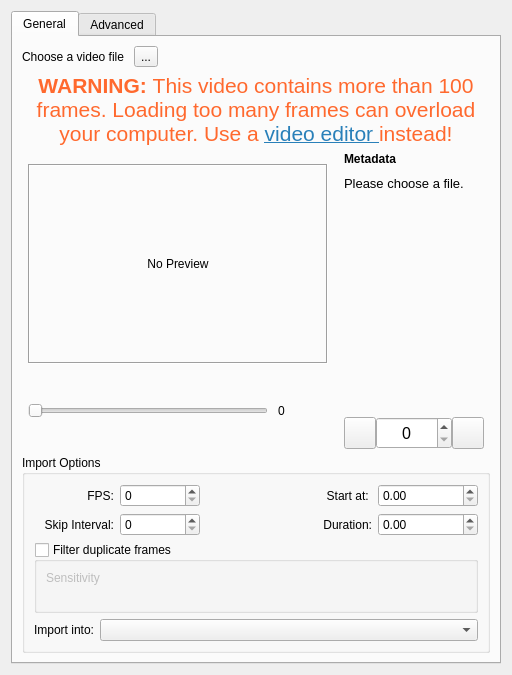
<?xml version="1.0" encoding="UTF-8"?>
<ui version="4.0">
 <author>
    SPDX-FileCopyrightText: none
    SPDX-License-Identifier: GPL-3.0-or-later
 </author>
 <class>VideoImportDialog</class>
 <widget class="QWidget" name="VideoImportDialog">
  <property name="geometry">
   <rect>
    <x>0</x>
    <y>0</y>
    <width>512</width>
    <height>675</height>
   </rect>
  </property>
  <property name="sizePolicy">
   <sizepolicy hsizetype="MinimumExpanding" vsizetype="Minimum">
    <horstretch>0</horstretch>
    <verstretch>0</verstretch>
   </sizepolicy>
  </property>
  <property name="windowTitle">
   <string>Video Animation Import</string>
  </property>
  <layout class="QVBoxLayout" name="verticalLayout_6">
   <item>
    <widget class="QTabWidget" name="tabWidget">
     <property name="currentIndex">
      <number>0</number>
     </property>
     <widget class="QWidget" name="tabGeneral">
      <attribute name="title">
       <string>General</string>
      </attribute>
      <layout class="QGridLayout" name="gridLayout">
       <item row="0" column="0">
        <layout class="QVBoxLayout" name="verticalLayout" stretch="1,0,6,4">
         <item>
          <layout class="QHBoxLayout" name="horizontalLayout_1">
           <property name="spacing">
            <number>10</number>
           </property>
           <item>
            <widget class="QLabel" name="fileLocationLabel">
             <property name="text">
              <string>Choose a video file</string>
             </property>
            </widget>
           </item>
           <item>
            <widget class="QToolButton" name="filePickerButton">
             <property name="text">
              <string>...</string>
             </property>
            </widget>
           </item>
           <item>
            <spacer name="horizontalSpacer">
             <property name="orientation">
              <enum>Qt::Horizontal</enum>
             </property>
             <property name="sizeHint" stdset="0">
              <size>
               <width>40</width>
               <height>20</height>
              </size>
             </property>
            </spacer>
           </item>
          </layout>
         </item>
         <item>
          <widget class="QLabel" name="lblWarning">
           <property name="text">
            <string>&lt;!DOCTYPE HTML PUBLIC &quot;-//W3C//DTD HTML 4.0//EN&quot; &quot;http://www.w3.org/TR/REC-html40/strict.dtd&quot;&gt;
&lt;html&gt;&lt;head&gt;&lt;meta name=&quot;qrichtext&quot; content=&quot;1&quot; /&gt;&lt;meta charset=&quot;utf-8&quot; /&gt;&lt;style type=&quot;text/css&quot;&gt;
p, li { white-space: pre-wrap; }
&lt;/style&gt;&lt;/head&gt;&lt;body style=&quot; font-family:'Noto Sans'; font-size:10pt; font-weight:500; font-style:normal;&quot;&gt;
&lt;p style=&quot; margin-top:12px; margin-bottom:12px; margin-left:0px; margin-right:0px; -qt-block-indent:0; text-indent:0px;&quot;&gt;&lt;span style=&quot; font-size:16pt; font-weight:600; color:#ff692e;&quot;&gt;WARNING: &lt;/span&gt;&lt;span style=&quot; font-size:16pt; font-weight:400; color:#ff692e;&quot;&gt;This video contains more than 100 frames. Loading too many frames can overload your computer. Use a&lt;/span&gt;&lt;span style=&quot; font-size:16pt; font-weight:400; color:#ff1500;&quot;&gt; &lt;/span&gt;&lt;a href=&quot;https://kdenlive.org&quot;&gt;&lt;span style=&quot; font-size:16pt; font-weight:400; text-decoration: underline; color:#2980b9;&quot;&gt;video editor &lt;/span&gt;&lt;/a&gt;&lt;span style=&quot; font-size:16pt; font-weight:400; color:#ff692e;&quot;&gt;instead!&lt;/span&gt;&lt;/p&gt;&lt;/body&gt;&lt;/html&gt;</string>
           </property>
           <property name="textFormat">
            <enum>Qt::RichText</enum>
           </property>
           <property name="alignment">
            <set>Qt::AlignCenter</set>
           </property>
           <property name="wordWrap">
            <bool>true</bool>
           </property>
           <property name="openExternalLinks">
            <bool>true</bool>
           </property>
          </widget>
         </item>
         <item>
          <layout class="QHBoxLayout" name="horizontalLayout_3">
           <property name="spacing">
            <number>10</number>
           </property>
           <item>
            <layout class="QVBoxLayout" name="verticalLayout_2">
             <item>
              <widget class="QLabel" name="thumbnailImageHolder">
               <property name="sizePolicy">
                <sizepolicy hsizetype="Expanding" vsizetype="Expanding">
                 <horstretch>0</horstretch>
                 <verstretch>0</verstretch>
                </sizepolicy>
               </property>
               <property name="minimumSize">
                <size>
                 <width>300</width>
                 <height>200</height>
                </size>
               </property>
               <property name="maximumSize">
                <size>
                 <width>300</width>
                 <height>200</height>
                </size>
               </property>
               <property name="frameShape">
                <enum>QFrame::Box</enum>
               </property>
               <property name="frameShadow">
                <enum>QFrame::Sunken</enum>
               </property>
               <property name="text">
                <string>No Preview</string>
               </property>
               <property name="alignment">
                <set>Qt::AlignCenter</set>
               </property>
              </widget>
             </item>
             <item>
              <layout class="QHBoxLayout" name="horizontalLayout_2">
               <property name="spacing">
                <number>10</number>
               </property>
               <item>
                <widget class="QSlider" name="videoPreviewSlider">
                 <property name="sizePolicy">
                  <sizepolicy hsizetype="Preferred" vsizetype="Fixed">
                   <horstretch>0</horstretch>
                   <verstretch>0</verstretch>
                  </sizepolicy>
                 </property>
                 <property name="maximum">
                  <number>1</number>
                 </property>
                 <property name="orientation">
                  <enum>Qt::Horizontal</enum>
                 </property>
                </widget>
               </item>
               <item>
                <widget class="QLabel" name="videoPreviewSliderValueLabel">
                 <property name="sizePolicy">
                  <sizepolicy hsizetype="Fixed" vsizetype="Preferred">
                   <horstretch>0</horstretch>
                   <verstretch>0</verstretch>
                  </sizepolicy>
                 </property>
                 <property name="minimumSize">
                  <size>
                   <width>50</width>
                   <height>0</height>
                  </size>
                 </property>
                 <property name="maximumSize">
                  <size>
                   <width>16777215</width>
                   <height>50</height>
                  </size>
                 </property>
                 <property name="text">
                  <string>0</string>
                 </property>
                </widget>
               </item>
              </layout>
             </item>
            </layout>
           </item>
           <item>
            <layout class="QVBoxLayout" name="verticalLayout_3">
             <item>
              <widget class="QLabel" name="label">
               <property name="font">
                <font>
                 <bold>true</bold>
                </font>
               </property>
               <property name="text">
                <string>Metadata</string>
               </property>
               <property name="margin">
                <number>0</number>
               </property>
              </widget>
             </item>
             <item>
              <widget class="QLabel" name="fileLoadedDetails">
               <property name="sizePolicy">
                <sizepolicy hsizetype="Expanding" vsizetype="Preferred">
                 <horstretch>0</horstretch>
                 <verstretch>0</verstretch>
                </sizepolicy>
               </property>
               <property name="minimumSize">
                <size>
                 <width>0</width>
                 <height>0</height>
                </size>
               </property>
               <property name="maximumSize">
                <size>
                 <width>140</width>
                 <height>16777215</height>
                </size>
               </property>
               <property name="font">
                <font>
                 <pointsize>10</pointsize>
                 <kerning>true</kerning>
                </font>
               </property>
               <property name="text">
                <string>Please choose a file.</string>
               </property>
               <property name="alignment">
                <set>Qt::AlignLeading|Qt::AlignLeft|Qt::AlignTop</set>
               </property>
               <property name="wordWrap">
                <bool>true</bool>
               </property>
               <property name="margin">
                <number>8</number>
               </property>
              </widget>
             </item>
             <item>
              <spacer name="verticalSpacer">
               <property name="orientation">
                <enum>Qt::Vertical</enum>
               </property>
               <property name="sizeHint" stdset="0">
                <size>
                 <width>10</width>
                 <height>10</height>
                </size>
               </property>
              </spacer>
             </item>
             <item>
              <layout class="QHBoxLayout" name="horizontalLayout_5">
               <property name="spacing">
                <number>0</number>
               </property>
               <item>
                <widget class="QPushButton" name="prevFrameButton">
                 <property name="sizePolicy">
                  <sizepolicy hsizetype="Fixed" vsizetype="Fixed">
                   <horstretch>0</horstretch>
                   <verstretch>0</verstretch>
                  </sizepolicy>
                 </property>
                 <property name="minimumSize">
                  <size>
                   <width>32</width>
                   <height>32</height>
                  </size>
                 </property>
                 <property name="maximumSize">
                  <size>
                   <width>32</width>
                   <height>32</height>
                  </size>
                 </property>
                 <property name="text">
                  <string/>
                 </property>
                </widget>
               </item>
               <item>
                <widget class="QSpinBox" name="currentFrameNumberInput">
                 <property name="maximumSize">
                  <size>
                   <width>96</width>
                   <height>32</height>
                  </size>
                 </property>
                 <property name="font">
                  <font>
                   <pointsize>12</pointsize>
                  </font>
                 </property>
                 <property name="alignment">
                  <set>Qt::AlignCenter</set>
                 </property>
                 <property name="maximum">
                  <number>99999</number>
                 </property>
                </widget>
               </item>
               <item>
                <widget class="QPushButton" name="nextFrameButton">
                 <property name="sizePolicy">
                  <sizepolicy hsizetype="Fixed" vsizetype="Fixed">
                   <horstretch>0</horstretch>
                   <verstretch>0</verstretch>
                  </sizepolicy>
                 </property>
                 <property name="minimumSize">
                  <size>
                   <width>32</width>
                   <height>32</height>
                  </size>
                 </property>
                 <property name="maximumSize">
                  <size>
                   <width>32</width>
                   <height>32</height>
                  </size>
                 </property>
                 <property name="text">
                  <string/>
                 </property>
                </widget>
               </item>
              </layout>
             </item>
            </layout>
           </item>
          </layout>
         </item>
         <item>
          <layout class="QVBoxLayout" name="verticalLayout_4">
           <item>
            <widget class="QGroupBox" name="exportOptionsGroup">
             <property name="title">
              <string>Import Options</string>
             </property>
             <layout class="QGridLayout" name="gridLayout_6">
              <item row="0" column="0">
               <layout class="QGridLayout" name="gridLayout_2">
                <property name="sizeConstraint">
                 <enum>QLayout::SetMinimumSize</enum>
                </property>
                <item row="0" column="4">
                 <widget class="QDoubleSpinBox" name="startExportingAtSpinbox">
                  <property name="sizePolicy">
                   <sizepolicy hsizetype="Minimum" vsizetype="Fixed">
                    <horstretch>0</horstretch>
                    <verstretch>0</verstretch>
                   </sizepolicy>
                  </property>
                  <property name="minimumSize">
                   <size>
                    <width>100</width>
                    <height>0</height>
                   </size>
                  </property>
                 </widget>
                </item>
                <item row="1" column="0">
                 <widget class="QLabel" name="frameSkipLabel">
                  <property name="text">
                   <string>Skip Interval:</string>
                  </property>
                  <property name="alignment">
                   <set>Qt::AlignRight|Qt::AlignTrailing|Qt::AlignVCenter</set>
                  </property>
                 </widget>
                </item>
                <item row="0" column="2">
                 <widget class="QLabel" name="fpsDocumentLabel">
                  <property name="text">
                   <string/>
                  </property>
                  <property name="alignment">
                   <set>Qt::AlignRight|Qt::AlignTrailing|Qt::AlignVCenter</set>
                  </property>
                 </widget>
                </item>
                <item row="0" column="3">
                 <widget class="QLabel" name="startExportingAtLabel">
                  <property name="text">
                   <string>Start at: </string>
                  </property>
                  <property name="alignment">
                   <set>Qt::AlignRight|Qt::AlignTrailing|Qt::AlignVCenter</set>
                  </property>
                 </widget>
                </item>
                <item row="1" column="3">
                 <widget class="QLabel" name="exportDurationLabel">
                  <property name="text">
                   <string>Duration:</string>
                  </property>
                  <property name="alignment">
                   <set>Qt::AlignRight|Qt::AlignTrailing|Qt::AlignVCenter</set>
                  </property>
                 </widget>
                </item>
                <item row="0" column="0">
                 <widget class="QLabel" name="fpsLabel">
                  <property name="text">
                   <string>FPS:</string>
                  </property>
                  <property name="alignment">
                   <set>Qt::AlignRight|Qt::AlignTrailing|Qt::AlignVCenter</set>
                  </property>
                 </widget>
                </item>
                <item row="0" column="1">
                 <widget class="QSpinBox" name="fpsSpinbox"/>
                </item>
                <item row="1" column="1">
                 <widget class="QSpinBox" name="frameSkipSpinbox"/>
                </item>
                <item row="1" column="4">
                 <widget class="QDoubleSpinBox" name="exportDurationSpinbox">
                  <property name="sizePolicy">
                   <sizepolicy hsizetype="Minimum" vsizetype="Fixed">
                    <horstretch>0</horstretch>
                    <verstretch>0</verstretch>
                   </sizepolicy>
                  </property>
                  <property name="minimumSize">
                   <size>
                    <width>100</width>
                    <height>0</height>
                   </size>
                  </property>
                 </widget>
                </item>
               </layout>
              </item>
              <item row="2" column="0">
               <layout class="QHBoxLayout" name="horizontalLayout">
                <item>
                 <widget class="QLabel" name="importDocumentLabel">
                  <property name="text">
                   <string>Import into:</string>
                  </property>
                  <property name="alignment">
                   <set>Qt::AlignRight|Qt::AlignTrailing|Qt::AlignVCenter</set>
                  </property>
                 </widget>
                </item>
                <item>
                 <widget class="QComboBox" name="cmbDocumentHandler">
                  <property name="sizePolicy">
                   <sizepolicy hsizetype="MinimumExpanding" vsizetype="Fixed">
                    <horstretch>0</horstretch>
                    <verstretch>0</verstretch>
                   </sizepolicy>
                  </property>
                 </widget>
                </item>
               </layout>
              </item>
              <item row="1" column="0">
               <widget class="QGroupBox" name="optionFilterDuplicates">
                <property name="toolTip">
                 <string>Use ffmpeg to detect similar frames and reduce the total number of frames imported.</string>
                </property>
                <property name="title">
                 <string>Filter duplicate frames</string>
                </property>
                <property name="flat">
                 <bool>true</bool>
                </property>
                <property name="checkable">
                 <bool>true</bool>
                </property>
                <property name="checked">
                 <bool>false</bool>
                </property>
                <layout class="QFormLayout" name="formLayout">
                 <property name="fieldGrowthPolicy">
                  <enum>QFormLayout::ExpandingFieldsGrow</enum>
                 </property>
                 <item row="0" column="0">
                  <widget class="QLabel" name="sensitivityLabel">
                   <property name="sizePolicy">
                    <sizepolicy hsizetype="Preferred" vsizetype="Preferred">
                     <horstretch>0</horstretch>
                     <verstretch>0</verstretch>
                    </sizepolicy>
                   </property>
                   <property name="text">
                    <string>Sensitivity</string>
                   </property>
                   <property name="indent">
                    <number>-1</number>
                   </property>
                  </widget>
                 </item>
                 <item row="0" column="1">
                  <widget class="KisDoubleSliderSpinBox" name="sensitivitySpinbox" native="true">
                   <property name="sizePolicy">
                    <sizepolicy hsizetype="MinimumExpanding" vsizetype="Preferred">
                     <horstretch>0</horstretch>
                     <verstretch>0</verstretch>
                    </sizepolicy>
                   </property>
                   <property name="toolTip">
                    <string>How sensitive should the duplicate frame filter be when determining
which frames are added to Krita.
The higher the sensitivity, the more frames are added to Krita.</string>
                   </property>
                  </widget>
                 </item>
                </layout>
               </widget>
              </item>
             </layout>
            </widget>
           </item>
          </layout>
         </item>
        </layout>
       </item>
      </layout>
     </widget>
     <widget class="QWidget" name="tabOptions">
      <attribute name="title">
       <string>Advanced</string>
      </attribute>
      <layout class="QVBoxLayout" name="verticalLayout_8">
       <item>
        <layout class="QVBoxLayout" name="verticalLayout_5" stretch="3,2,2">
         <item>
          <widget class="QGroupBox" name="optionsDocumentGroup">
           <property name="title">
            <string>Document</string>
           </property>
           <layout class="QFormLayout" name="formLayout1">
            <item row="0" column="0">
             <widget class="QLabel" name="documentWidthLabel">
              <property name="text">
               <string>Width:</string>
              </property>
              <property name="alignment">
               <set>Qt::AlignRight|Qt::AlignTrailing|Qt::AlignVCenter</set>
              </property>
             </widget>
            </item>
            <item row="0" column="1">
             <widget class="QSpinBox" name="documentWidthSpinbox"/>
            </item>
            <item row="1" column="0">
             <widget class="QLabel" name="documentHeightLabel">
              <property name="text">
               <string>Height:</string>
              </property>
              <property name="alignment">
               <set>Qt::AlignRight|Qt::AlignTrailing|Qt::AlignVCenter</set>
              </property>
             </widget>
            </item>
            <item row="1" column="1">
             <widget class="QSpinBox" name="documentHeightSpinbox"/>
            </item>
           </layout>
          </widget>
         </item>
         <item>
          <widget class="QGroupBox" name="optionsImportVideoScaleGroup">
           <property name="title">
            <string>Import Video Scale</string>
           </property>
           <widget class="QWidget" name="layoutWidget_4">
            <property name="geometry">
             <rect>
              <x>10</x>
              <y>30</y>
              <width>441</width>
              <height>92</height>
             </rect>
            </property>
            <layout class="QGridLayout" name="gridLayout_3" columnstretch="0,0,0,0">
             <property name="sizeConstraint">
              <enum>QLayout::SetMinimumSize</enum>
             </property>
             <item row="0" column="2">
              <widget class="QLabel" name="videoScaleFilterLabel">
               <property name="text">
                <string comment="Resize interpolation method list label">Filter:</string>
               </property>
               <property name="alignment">
                <set>Qt::AlignRight|Qt::AlignTrailing|Qt::AlignVCenter</set>
               </property>
              </widget>
             </item>
             <item row="0" column="0">
              <widget class="QLabel" name="videoWidthLabel">
               <property name="text">
                <string>Width:</string>
               </property>
               <property name="alignment">
                <set>Qt::AlignRight|Qt::AlignTrailing|Qt::AlignVCenter</set>
               </property>
              </widget>
             </item>
             <item row="1" column="0">
              <widget class="QLabel" name="videoHeightLabel">
               <property name="text">
                <string>Height:</string>
               </property>
               <property name="alignment">
                <set>Qt::AlignRight|Qt::AlignTrailing|Qt::AlignVCenter</set>
               </property>
              </widget>
             </item>
             <item row="0" column="1">
              <widget class="QSpinBox" name="videoWidthSpinbox"/>
             </item>
             <item row="1" column="1">
              <widget class="QSpinBox" name="videoHeightSpinbox"/>
             </item>
             <item row="0" column="3">
              <widget class="QComboBox" name="cmbVideoScaleFilter"/>
             </item>
            </layout>
           </widget>
          </widget>
         </item>
         <item>
          <widget class="QGroupBox" name="optionsFFMpegGroup">
           <property name="title">
            <string>FFMpeg</string>
           </property>
           <widget class="QWidget" name="gridLayoutWidget_3">
            <property name="geometry">
             <rect>
              <x>10</x>
              <y>40</y>
              <width>441</width>
              <height>84</height>
             </rect>
            </property>
            <layout class="QGridLayout" name="gridLayout_4" columnstretch="0,0,0,0,0" columnminimumwidth="0,0,0,0,0">
             <property name="sizeConstraint">
              <enum>QLayout::SetMinimumSize</enum>
             </property>
             <item row="0" column="0">
              <widget class="QLabel" name="ffmpegLocationLabel">
               <property name="text">
                <string>FFMpeg Path:</string>
               </property>
               <property name="alignment">
                <set>Qt::AlignRight|Qt::AlignTrailing|Qt::AlignVCenter</set>
               </property>
              </widget>
             </item>
             <item row="0" column="1">
              <widget class="QComboBox" name="cmbFFMpegLocation"/>
             </item>
             <item row="0" column="4">
              <widget class="QToolButton" name="ffmpegPickerButton">
               <property name="text">
                <string>...</string>
               </property>
              </widget>
             </item>
             <item row="1" column="0">
              <widget class="QLabel" name="ffprobeLocationLabel">
               <property name="text">
                <string>FFProbe Path:</string>
               </property>
               <property name="alignment">
                <set>Qt::AlignRight|Qt::AlignTrailing|Qt::AlignVCenter</set>
               </property>
              </widget>
             </item>
             <item row="1" column="1">
              <widget class="QComboBox" name="cmbFFProbeLocation"/>
             </item>
             <item row="1" column="4">
              <widget class="QToolButton" name="ffprobePickerButton">
               <property name="text">
                <string>...</string>
               </property>
              </widget>
             </item>
            </layout>
           </widget>
          </widget>
         </item>
        </layout>
       </item>
      </layout>
     </widget>
    </widget>
   </item>
  </layout>
 </widget>
 <customwidgets>
  <customwidget>
   <class>KisDoubleSliderSpinBox</class>
   <extends>QWidget</extends>
   <header location="global">kis_slider_spin_box.h</header>
   <container>1</container>
  </customwidget>
 </customwidgets>
 <resources/>
 <connections/>
</ui>
